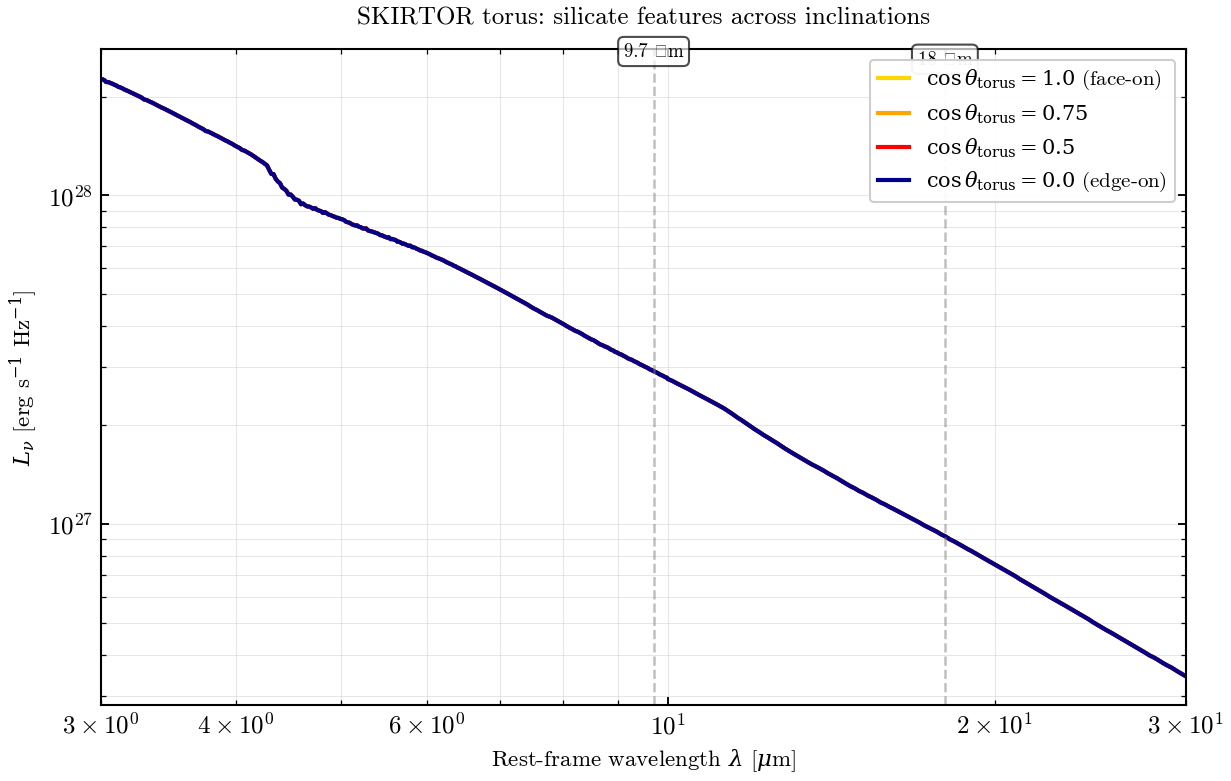

Write the Python code that produced this figure.
"""
SKIRTOR Torus: Silicate features from face-on to edge-on
=========================================================

The 9.7 μm and 18 μm silicate bands are strong diagnostics of AGN torus
orientation. When viewing the torus face-on (high cos_inc), dust emission
dominates and silicates appear in emission. Edge-on views (low cos_inc)
show silicates in absorption against the hot dust continuum.

This example builds four SKIRTOR AGN models at different inclinations and
plots the 3–30 μm rest-frame SED, annotating silicate band centers.

Reference: Stalevski et al. (2012, 2016); Hao et al. (2007).
"""

import os

os.environ["TF_CPP_MIN_LOG_LEVEL"] = "2"  # suppress XLA/PjRt C++ INFO+WARNING logs

import warnings

import jax
import jax.numpy as jnp
import matplotlib.pyplot as plt
import numpy as np

import tengri
from tengri.analysis.plotting import setup_style

setup_style()
warnings.filterwarnings("ignore", message=".*BakedInBackend.*")
warnings.filterwarnings("ignore", message=".*deprecated.*")

# ============================================================================
# Load SSP and build baseline AGN model with SKIRTOR torus
# ============================================================================

ssp = tengri.load_ssp()

# Baseline model: star-forming galaxy + SKIRTOR AGN, all fixed except cos_inc
model = tengri.SEDModel.build(
    ssp,
    sfh={
        "type": "dpl",
        "*": tengri.FIXED,
        "tau_gyr": 3.0,
        "log_total_mass": 10.0,
        "alpha": 2.0,
        "beta": 2.5,
    },
    dust={"type": "two_component", "*": tengri.FIXED, "tau_diff": 0.1, "tau_bc": 0.1},
    agn={
        "type": "composable",
        "disc": {"type": "multicolor", "*": tengri.FIXED},
        "torus": {"type": "skirtor", "*": tengri.FIXED, "tau_skirtor": 7.0},
        "lines": {"type": "nlr", "*": tengri.FIXED},
        "*": tengri.FIXED,
        "log_lbol": 12.5,  # log10(L_bol / L_sun)
        "frac": 1.0,  # Bugfix: composable AGN multiplied by zero without this
    },
    redshift=tengri.Fixed(0.05),
)

# Sample baseline parameters
baseline = dict(model.spec.sample(jax.random.PRNGKey(0)))

# ============================================================================
# Inclination angles: cos_inc = 1.0 (face-on) → 0.0 (edge-on)
# ============================================================================

cos_inc_values = np.array([1.0, 0.75, 0.5, 0.0])
labels = [
    r"$\cos \theta_{\rm torus} = 1.0$ (face-on)",
    r"$\cos \theta_{\rm torus} = 0.75$",
    r"$\cos \theta_{\rm torus} = 0.5$",
    r"$\cos \theta_{\rm torus} = 0.0$ (edge-on)",
]

# Colormap from face-on (yellow) to edge-on (blue)
colors_list = ["gold", "orange", "red", "darkblue"]

# ============================================================================
# Plot: 3–30 μm rest-frame rest-frame SED with silicate band annotations
# ============================================================================

fig, ax = plt.subplots(figsize=(8.5, 5.5))

for cos_inc, color, label in zip(cos_inc_values, colors_list, labels):
    params = {**baseline, "agn_cos_inc": jnp.float64(cos_inc)}
    out = model.predict_rest_sed(params)

    wave_rest = np.asarray(out.wavelength)
    sed_rest = np.asarray(out.sed)  # erg/s/Hz

    # Select 3–30 μm rest-frame window
    mask = (wave_rest >= 3e4) & (wave_rest <= 3e5)  # Angstrom
    wave_um = wave_rest[mask] / 1e4
    sed_window = sed_rest[mask]

    ax.loglog(wave_um, sed_window, color=color, lw=2.0, label=label)

# Mark silicate band centers
silicate_9p7 = 9.7  # μm (S_w feature in emission)
silicate_18 = 18.0  # μm (L_w feature)

y_min, y_max = ax.get_ylim()
ax.axvline(silicate_9p7, color="gray", linestyle="--", alpha=0.5, linewidth=1.2)
ax.axvline(silicate_18, color="gray", linestyle="--", alpha=0.5, linewidth=1.2)
ax.text(
    silicate_9p7,
    y_max * 0.95,
    "9.7 μm",
    fontsize=9,
    ha="center",
    bbox=dict(boxstyle="round,pad=0.3", facecolor="white", alpha=0.7),
)
ax.text(
    silicate_18,
    y_max * 0.90,
    "18 μm",
    fontsize=9,
    ha="center",
    bbox=dict(boxstyle="round,pad=0.3", facecolor="white", alpha=0.7),
)

ax.set_xlim(3, 30)
ax.set_xlabel(r"Rest-frame wavelength $\lambda$ [$\mu$m]", fontsize=11)
ax.set_ylabel(r"$L_\nu$ [erg s$^{-1}$ Hz$^{-1}$]", fontsize=11)
ax.set_title("SKIRTOR torus: silicate features across inclinations", fontsize=12, pad=12)
ax.legend(fontsize=10, frameon=True, loc="upper right", framealpha=0.95)
ax.grid(True, alpha=0.3, which="both")

fig.tight_layout()
plt.savefig("plot_skirtor_silicate_features.png", dpi=150, bbox_inches="tight")
plt.show()
